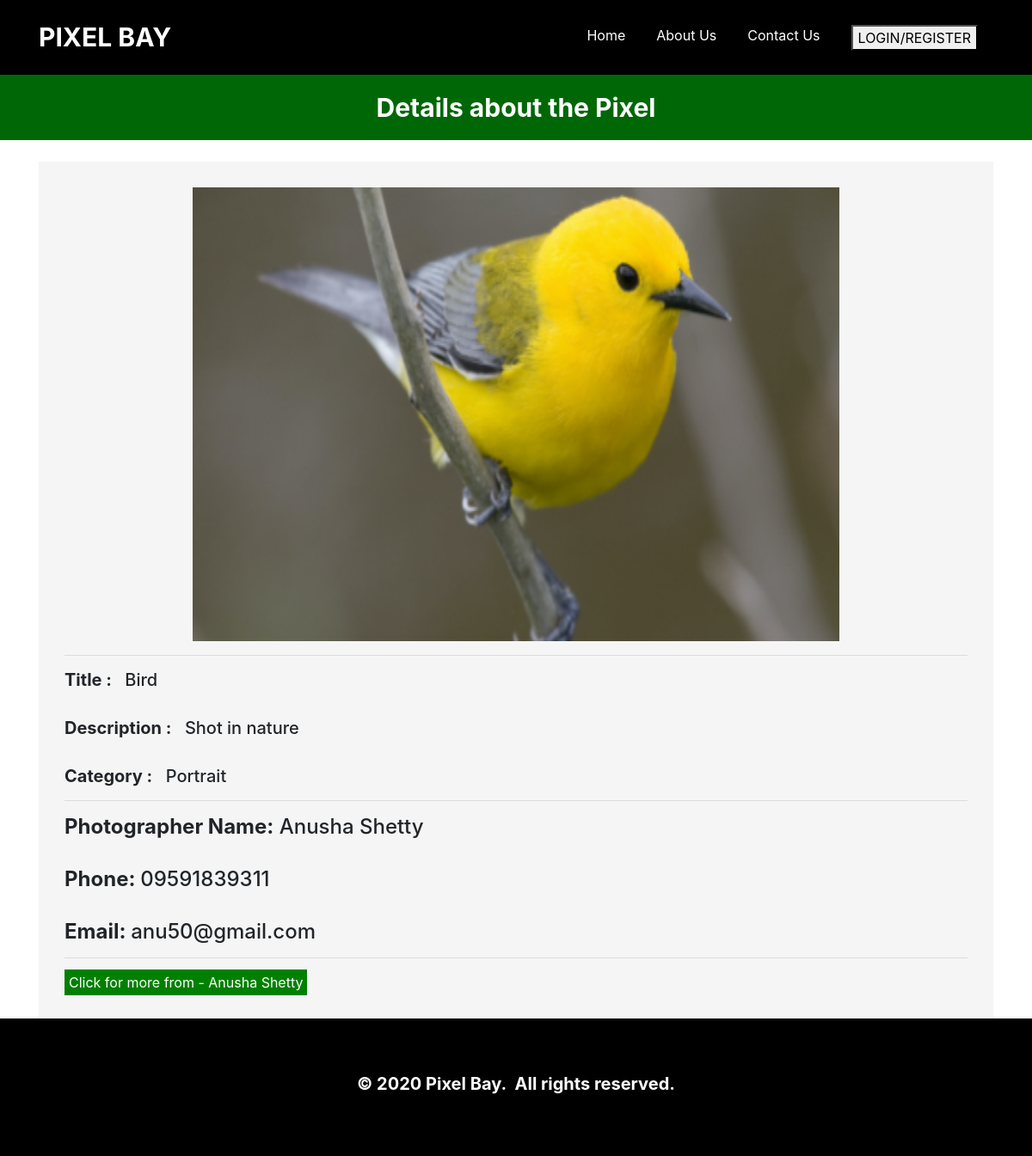
Screenshot of /viewdetails.php?id=22 with the database file from the repository.
### tables this page shows
CREATE TABLE `photos` (
  `pic_id` int(20) NOT NULL,
  `pic_title` varchar(50) NOT NULL,
  `pic_des` varchar(5000) NOT NULL,
  `pic_img` varchar(50) DEFAULT 'NA',
  `pic_cat` varchar(50) NOT NULL,
  `photographer_username` varchar(25) NOT NULL
);

CREATE TABLE `photographers` (
  `photographer_username` varchar(50) NOT NULL,
  `photographer_name` varchar(50) NOT NULL,
  `photographer_phone` varchar(15) NOT NULL,
  `photographer_email` varchar(25) NOT NULL,
  `photographer_address` varchar(50) NOT NULL,
  `photographer_password` varchar(20) NOT NULL
);

### viewdetails.php (the view, shortened to what this page needs)
<?php
$conn = Connect();
?>
<!DOCTYPE html>
<html>
<head>
    <link rel="stylesheet" href="assets/bootstrap/css/bootstrap.min.css">
    <link rel="stylesheet" href="assets/css/Footer-Basic.css">
    <link rel="stylesheet" href="assets/css/Navigation-Clean.css">
    <link rel="stylesheet" href="assets/css/styles.css">
</head>
<body>
    <nav class="navbar navbar-light navbar-expand-md navigation-clean" style="background: #000;">
        <div class="container">
            <a class="navbar-brand" href="index.php" style="color: rgb(255,255,255);font-size: 30px;">PIXEL BAY</a>
            <?php
                if (isset($_SESSION['login_photographer'])){
            ?>
            <div
                class="collapse navbar-collapse" id="navcol-1">
                <ul class="nav navbar-nav ml-auto">
                    <li class="nav-item"><a class="nav-link" href="index.php" style="color: rgb(255,255,255); hover">Home</a></li>
                    <li class="nav-item"><a class="nav-link" href="photos.php" style="color: rgb(255,255,255); hover">Your Photos</a></li>
                    <li class="nav-item"><a class="nav-link" href="addphoto.php" style="color: rgb(255,255,255);">Add New Photo</a></li>
                    <li class="nav-item"><a class="nav-link" href="profile.php" style="color: rgb(255,255,255);">Your Profile</a></li>
                    <li class="nav-item"><a class="nav-link" href="about.php" style="color: rgb(255,255,255);">About Us</a></li>
                    <li class="nav-item"><a class="nav-link" href="contact.php" style="color: rgb(255,255,255);">Contact Us</a></li>
                    <li class="nav-item"><a class="nav-link" href="logout.php" style="color: rgb(255,255,255);">Logout</a></li>
                </ul>
        </div>
            <?php
            }
                else {
            ?>
            <div
                class="collapse navbar-collapse" id="navcol-1">
                <ul class="nav navbar-nav ml-auto">
                    <li class="nav-item"><a class="nav-link" href="index.php" style="color: rgb(255,255,255);">Home</a></li>
                    <li class="nav-item"><a class="nav-link" href="about.php" style="color: rgb(255,255,255);">About Us</a></li>
                    <li class="nav-item"><a class="nav-link" href="contact.php" style="color: rgb(255,255,255);">Contact Us</a></li>
                    <li class="nav-item"><a class="nav-link" href="photographerlogin.php" style="color: rgb(255,255,255);"><button>LOGIN/REGISTER</button></a></li>
                </ul>
        </div>
            <?php   }
                ?>
        </div>
    </nav>
    <strong><h3 style="margin-bottom: 25px; text-align: center; font-size: 30px; margin-left:auto;margin-right:auto; padding:20px; color:white; background-color:#006707 ;"><strong> Details about the Pixel </strong></h3></strong>
    <div class="container" style="margin-top: 20px;" >
    <div class="col-md-" style="float: none; margin: 0 auto;">
      <div class="form-area">
        <form role="form">
        <?php
        $pic_id = $_GET["id"];
        $sql1 = "SELECT * FROM  photos p, photographers pg WHERE p.pic_id = '$pic_id' AND p.pic_id=p.pic_id AND p.photographer_username = pg.photographer_username";
        $result1 = mysqli_query($conn, $sql1)or die(mysqli_error($conn));
        if(mysqli_num_rows($result1)){
            while($row1 = mysqli_fetch_assoc($result1)){
                $pic_title = $row1["pic_title"];
                $pic_des = $row1["pic_des"];
                $pic_cat = $row1["pic_cat"];
                $pic_img = $row1["pic_img"];
                $photographer_name = $row1["photographer_name"];
                $photographer_username = $row1["photographer_username"];
                $photographer_phone = $row1["photographer_phone"];
                $photographer_email = $row1["photographer_email"];
            }
        }
        ?>
        <div class="container" style="padding:30px; background-color:#F5F5F5;text-align:justify;">
         <center><img class="card-img-detail lesszoom responsive" src="<?php echo $pic_img; ?>" alt="Card image cap"></center>
           <hr>
              <h5> <strong>Title : </strong>&nbsp;  <?php echo($pic_title);?></h5><br>
            <h5> <strong> Description : </strong>&nbsp; <?php echo($pic_des);?></h5><br>
            <h5> <strong> Category : </strong>&nbsp; <?php echo($pic_cat);?></h5>
            <hr>
            <h4> <strong>Photographer Name:</strong>  <?php echo $photographer_name; ?></h4><br>
            <h4> <strong>Phone: </strong> <?php echo $photographer_phone; ?></h4><br>
            <h4> <strong>Email: </strong> <?php echo $photographer_email; ?></h4>
            <hr>
            <a href="viewphotographer.php?id=<?php echo($photographer_username) ?>" style="color:white; background-color:Green;padding:5px;">Click for more from - <?php echo $photographer_name; ?></a>
            </div>
          </form>
      </div>
    </div>
    </div>
    <div class="footer-basic" style="background: #000;">
        <footer style="text-align: center;">
            <h5 style="border-color: rgb(255,255,255);color: rgb(255,255,255);"><br><strong>© 2020 Pixel Bay.&nbsp; All rights reserved.</strong><br><br></h5>
        </footer>
    </div>
</body>
</html>

### assets/css/Navigation-Clean.css (style rules this page uses)
.navigation-clean { background: #fff; padding-top: .75rem; padding-bottom: .75rem; color: #333; border-radius: 0; box-shadow: none; border: none; margin-bottom: 0; }
@media (min-width:768px) { .navigation-clean { padding-top: 1rem; padding-bottom: 1rem; } }
.navigation-clean .navbar-brand { font-weight: bold; color: inherit; }
.navigation-clean .navbar-collapse, .navigation-clean .form-inline { border-top-color: #ddd; }
.navigation-clean.navbar .navbar-nav .nav-link { padding-left: 18px; padding-right: 18px; }
.navigation-clean.navbar-light .navbar-nav .nav-link { color: #465765; }

### assets/css/styles.css (style rules this page uses)
.card-img-detail { max-height: 528px; max-width: 752px; min-height: 528px; min-width: 752px; z-index: 0; }

### rows the page displays
photos: pic_img (picture), pic_title "Bird", pic_des "Shot in nature", pic_cat "Portrait", photographers.photographer_name "Anusha Shetty", photographers.photographer_phone "09591839311", photographers.photographer_email "anu50@gmail.com"
